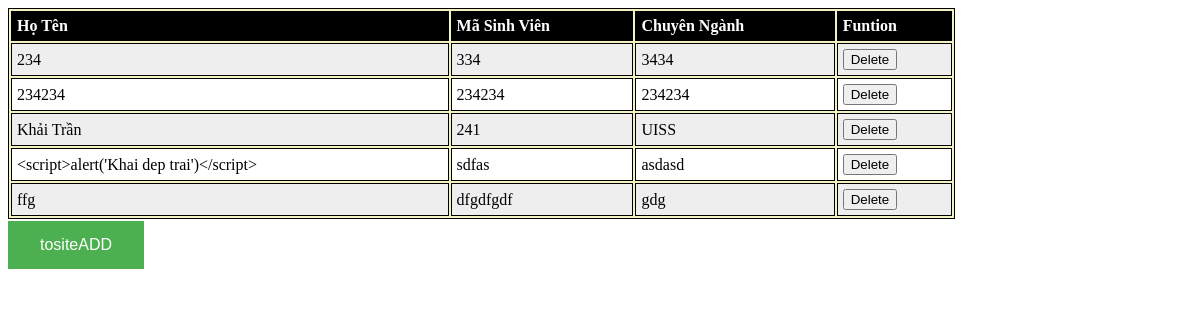
/home/showlist/, run on the app's committed database.
### quanlysinhvien/models.py (models this page shows, shortened)
class SinhVien(models.Model):
    hoten = models.CharField(max_length=200)
    masv = models.CharField(max_length=200)
    nganhhoc = models.CharField(max_length = 100)

### quanlysinhvien/views.py (the view, shortened to what this page needs)
def showlist(request):
    all_sv = SinhVien.objects.all()
    return render(request, 'quanlysinhvien/showlist.html', {'all_sv': all_sv})

### quanlysinhvien/templates/quanlysinhvien/showlist.html (shortened to what this page needs)
<!DOCTYPE html>{%load staticfiles%}
<html lang="en">
<head>
    <link href="{% static 'quanlysinhvien/css/stylesShowList.css'%}" rel="stylesheet">
</head>
<body>
    {%if all_sv%}
    <table class="table table-hover">
        <tr>
            <th> Họ Tên </th>
            <th> Mã Sinh Viên</th>
            <th>Chuyên Ngành </th>
            <th>Funtion</th>
        </tr>
        {%for sv in all_sv%}
        <tr class="{{sv.masv}}">
            {% block content %} {% csrf_token %}
            <td> {{sv.hoten}}</td>
            <td>{{sv.masv}}</td>
            <td>{{sv.nganhhoc}}</td>
            <td>
                <input type="button" name="delete" value="Delete" class="delete" data-id="{{sv.masv}}"> </input>
            </td>
            {% endblock %}
        </tr>
        {%endfor%}
    </table>
    {%endif%}
    <form action="" method="post">
        <input type="submit" name="submit" value="tositeADD"> </input>
    </form>
</body>
</html>

### data on the page
SinhVien: hoten "234", masv "334", nganhhoc "3434"
SinhVien: hoten "234234", masv "234234", nganhhoc "234234"
SinhVien: hoten "Khải Trần", masv "241", nganhhoc "UISS"
SinhVien: hoten "<script>alert('Khai dep trai')</script>", masv "sdfas", nganhhoc "asdasd"
SinhVien: hoten "ffg", masv "dfgdfgdf", nganhhoc "gdg"
